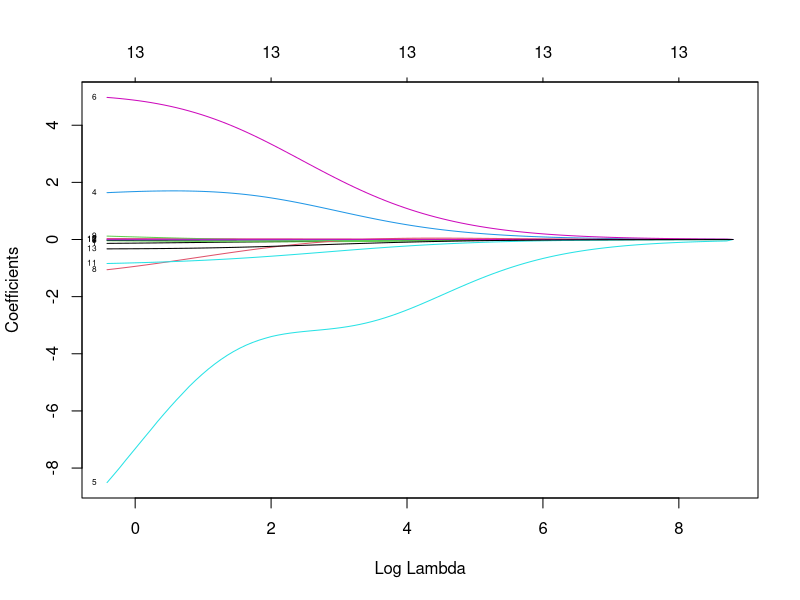
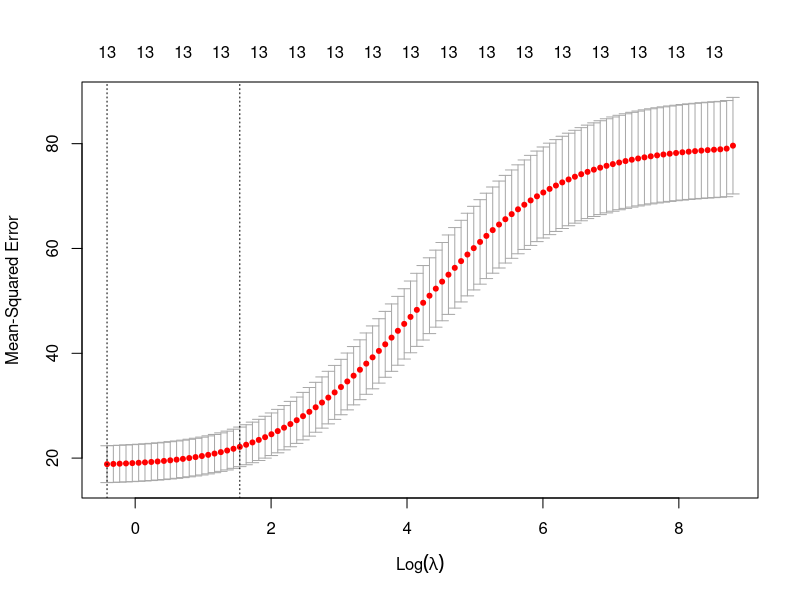
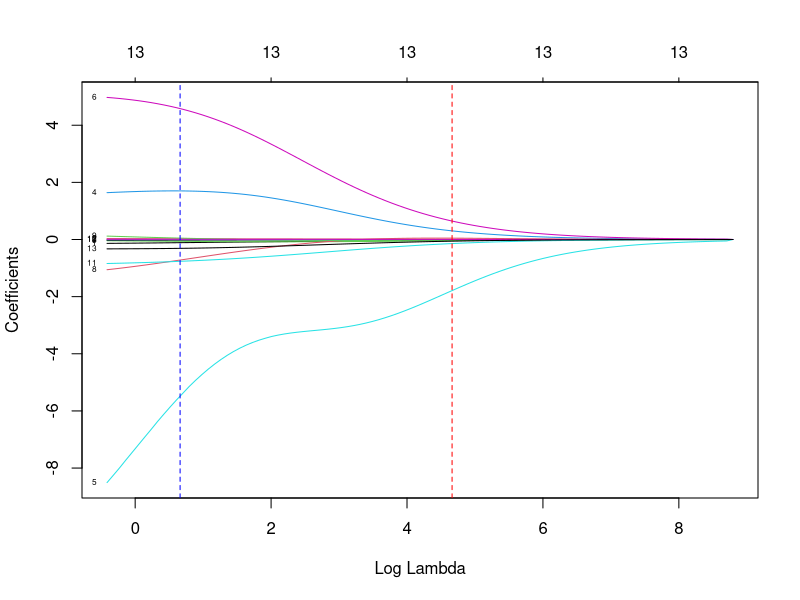
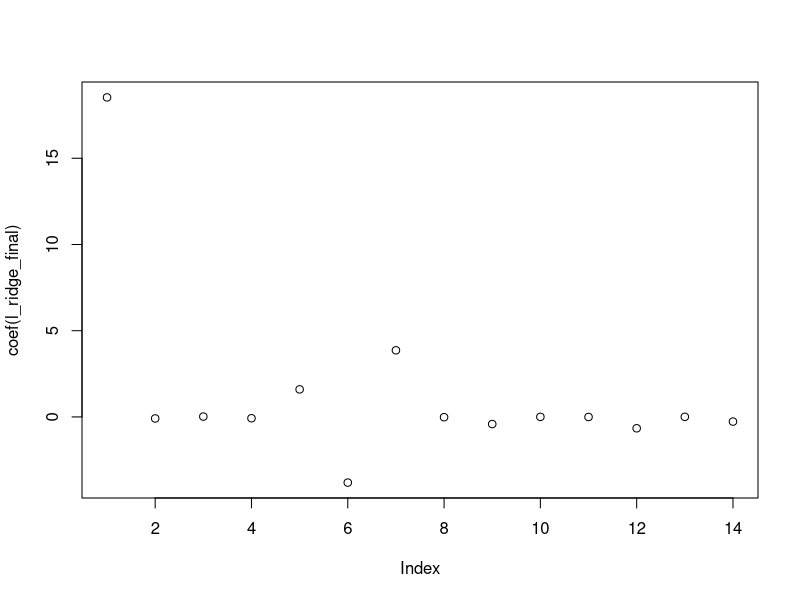

The R source for these figures, in order: (Note: this script raises an error after producing the figures.)

# Aim of this lab is:  To build ridge, lasso regression models using cross validation
# To observe how lambda- the regularization cofficent, effects the error
# To observe the relationship between lambda and attribute coefficents in each of the models
# To compare the performance of the two models

# It uses Boston housing dataset to build a model to predict the price of houses

# Libraries Needed
#installed.packages()
#install.packages('mlbench')
#install.packages('glmnet')
#install.packages('tidyverse')
#install.packages('broom')
library(mlbench)    # Required for caret, Boston dataset
library(ggplot2)    # Plotting
library(caret)      # Sampling, cross validation
library(glmnet)     # regression models
library(tidyverse)
library(broom)     # for plotting coeffs


# Data - load data from mlbench
data("BostonHousing")
data <- BostonHousing
str(data)

# df <- data("BostonHousing")

# Data Partition
set.seed(222)
ind <- sample(2, nrow(data), replace = T, prob = c(0.7, 0.3))
train_data <- data[ind==1,]
test_data <- data[ind==2,]

# Go to help on glmnet. Note that glmnet uses matrices for x, y.
# converting dataframe into matrix

# Method 1
x <- data.matrix(train_data[,1:13])
y <- train_data$medv

#"""
# Method 2
x= model.matrix(medv~., train_data)[,-1]
# In the ablove expression where teh formula is used "medv~., train_data", 
# in matrix conversion medv goes into first column, this is then removed by removing the 1st column "-1"
y <- train_data$medv

# Ridge regression - glmnet parameter alpha=0 for ridge regression
# For numerical prediction choose family - gaussian, for classification family = binomial
# glmnet by defaut chooses 100 lambda values that are data dependent
l_ridge <- glmnet(x, y, family="gaussian", alpha=0)
plot(l_ridge, xvar = 'lambda', label=T)

# From the plot note that the coefficients reduce when labda increases. However all 13 attributes remain, none of the are dropped. 
# Now we need to find the best value for lambda. 
# This may be done using the builtin cross validation of cv.glmnet. Look up this function teh value of k for CV


cv_out_ridge = cv.glmnet(x, y, alpha =0)
plot (cv_out_ridge)
names(cv_out_ridge)
# two lambda values may be noted. 'lambda.min', 'lambda.1se'- lambda for error within 1 standard deviation
lambda_min <- cv_out_ridge$lambda.min
lambda_min
lambda_1se<- cv_out_ridge$lambda.1se
lambda_1se

# Now let us plot the ridge regression ouput once again
plot(l_ridge, xvar = 'lambda', label=T)
abline(v = (cv_out_ridge$lambda.1se), col = "red", lty = "dashed")
abline(v = (cv_out_ridge$lambda.min), col = "blue", lty = "dashed")

# Now set lambda to one of these values and build the model
l_ridge_final <- glmnet(x, y, family="gaussian", lambda = lambda_1se, alpha=0)
coef(l_ridge_final)
plot(coef(l_ridge_final))

# alternate plot of the coeffs
coef(l_ridge_final) %>%
  tidy() %>%
  filter(row != "(Intercept)") %>%
  top_n(25, wt = abs(value)) %>%
  ggplot(aes(value, reorder(row, value))) +
  geom_point() +
  ggtitle("Top 25 influential variables") +
  xlab("Coefficient") +
  ylab(NULL)

# Prediction with training set
p1 <- predict(l_ridge_final, x) #remeber to use x and not train_data
rmse_l_ridge_final <- sqrt(mean((train_data$medv-p1)^2))
rmse_l_ridge_final
# Convert test set attributes to a matrix, and predict target variable on test set and compute rmse


# Repeat the same with LASSO REGRESSION

cv_out_lasso = cv.glmnet(x, y, alpha = 1)
plot (cv_out_lasso)
names(cv_out_lasso)
# two lambda values may be noted. 'lambda.min', 'lambda.1se'- lambda for error within 1 standard deviation
lambda_min <- cv_out_lasso$lambda.min
lambda_min
lambda_1se<- cv_out_lasso$lambda.1se
lambda_1se

# Now let us plot the lasso regression ouput once again
l_lasso <- glmnet(x, y, family="gaussian", alpha =1)
plot(l_lasso, xvar = 'lambda', label=T)
abline(v = (cv_out_lasso$lambda.1se), col = "red", lty = "dashed")
abline(v = (cv_out_lasso$lambda.min), col = "blue", lty = "dashed")

# Now set lambda to one of these values and build the model
l_lasso_final <- glmnet(x, y, family="gaussian", lambda = lambda_1se, alpha=0)
coef(l_lasso_final)
plot(coef(l_lasso_final))
plot(coef(l_ridge_final))

# Note the number variables for varying lambda
# Note the coeffs of lasso regression
# Finally predict using train and test set 
# compare the two models

